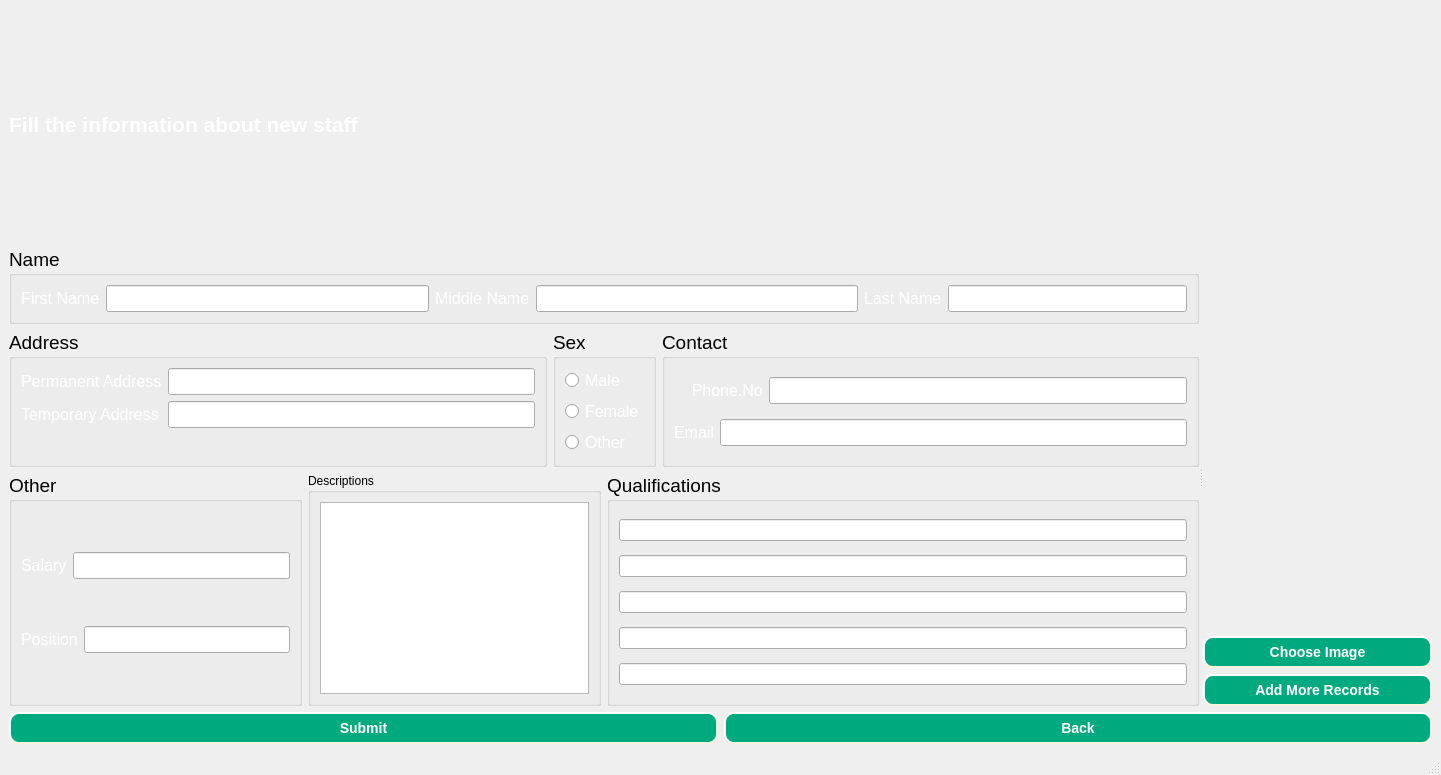
<?xml version="1.0" encoding="UTF-8"?>
<ui version="4.0">
 <class>addStaff</class>
 <widget class="QMainWindow" name="addStaff">
  <property name="geometry">
   <rect>
    <x>0</x>
    <y>0</y>
    <width>1441</width>
    <height>775</height>
   </rect>
  </property>
  <property name="windowTitle">
   <string>MainWindow</string>
  </property>
  <property name="windowIcon">
   <iconset resource="resources.qrc">
    <normaloff>:/new/images/icons/logoicon.ico</normaloff>:/new/images/icons/logoicon.ico</iconset>
  </property>
  <property name="styleSheet">
   <string notr="true">#centralwidget {background-image: url(:/new/images/Images/background_gradient_blue_02_jpg_max.jpg);
}
QPushButton {
    background-color: rgb(0, 170, 127);
    border-style: outset;
    border-width: 2px;
    border-radius: 10px;
    border-color: beige;
    font: bold 14px;
	color:white;
    min-width: 10em;
    padding: 6px;
}
QPushButton:pressed {
    background-color: rgb(224, 0, 0);
    border-style: inset;
}</string>
  </property>
  <widget class="QWidget" name="centralwidget">
   <layout class="QVBoxLayout" name="verticalLayout_8">
    <item>
     <widget class="QLabel" name="label_7">
      <property name="font">
       <font>
        <pointsize>16</pointsize>
       </font>
      </property>
      <property name="styleSheet">
       <string notr="true">qproperty-alignment: AlignCenter;
color:white;</string>
      </property>
      <property name="text">
       <string>&lt;html&gt;&lt;head/&gt;&lt;body&gt;&lt;p&gt;&lt;span style=&quot; font-weight:600;&quot;&gt;Fill the information about new staff&lt;/span&gt;&lt;/p&gt;&lt;/body&gt;&lt;/html&gt;</string>
      </property>
     </widget>
    </item>
    <item>
     <widget class="QSplitter" name="splitter">
      <property name="orientation">
       <enum>Qt::Horizontal</enum>
      </property>
      <widget class="QWidget" name="layoutWidget">
       <layout class="QVBoxLayout" name="verticalLayout_6">
        <item>
         <widget class="QGroupBox" name="groupBox_2">
          <property name="font">
           <font>
            <pointsize>14</pointsize>
           </font>
          </property>
          <property name="title">
           <string>Name</string>
          </property>
          <layout class="QVBoxLayout" name="verticalLayout_5">
           <item>
            <layout class="QHBoxLayout" name="horizontalLayout_10">
             <item>
              <widget class="QLabel" name="fName">
               <property name="font">
                <font>
                 <pointsize>12</pointsize>
                </font>
               </property>
               <property name="styleSheet">
                <string notr="true">QLabel { color: white; }
QLineEdit { border-radius: 3px; }</string>
               </property>
               <property name="text">
                <string>First Name</string>
               </property>
              </widget>
             </item>
             <item>
              <widget class="QLineEdit" name="Sfrstname">
               <property name="font">
                <font>
                 <pointsize>12</pointsize>
                </font>
               </property>
              </widget>
             </item>
             <item>
              <widget class="QLabel" name="mName">
               <property name="font">
                <font>
                 <pointsize>12</pointsize>
                </font>
               </property>
               <property name="styleSheet">
                <string notr="true">QLabel { color: white; }
QLineEdit { border-radius: 3px; }</string>
               </property>
               <property name="text">
                <string>Middle Name</string>
               </property>
              </widget>
             </item>
             <item>
              <widget class="QLineEdit" name="Smidname">
               <property name="font">
                <font>
                 <pointsize>12</pointsize>
                </font>
               </property>
              </widget>
             </item>
             <item>
              <layout class="QHBoxLayout" name="horizontalLayout_9">
               <item>
                <widget class="QLabel" name="label">
                 <property name="font">
                  <font>
                   <pointsize>12</pointsize>
                  </font>
                 </property>
                 <property name="styleSheet">
                  <string notr="true">QLabel { color: white; }
QLineEdit { border-radius: 3px; }</string>
                 </property>
                 <property name="text">
                  <string>Last Name</string>
                 </property>
                </widget>
               </item>
               <item>
                <widget class="QLineEdit" name="Slastname">
                 <property name="font">
                  <font>
                   <pointsize>12</pointsize>
                  </font>
                 </property>
                 <property name="text">
                  <string/>
                 </property>
                </widget>
               </item>
              </layout>
             </item>
            </layout>
           </item>
          </layout>
         </widget>
        </item>
        <item>
         <layout class="QHBoxLayout" name="horizontalLayout_5">
          <item>
           <widget class="QGroupBox" name="groupBox_3">
            <property name="font">
             <font>
              <pointsize>14</pointsize>
             </font>
            </property>
            <property name="title">
             <string>Address</string>
            </property>
            <layout class="QFormLayout" name="formLayout_2">
             <item row="0" column="0">
              <widget class="QLabel" name="label_2">
               <property name="font">
                <font>
                 <pointsize>12</pointsize>
                </font>
               </property>
               <property name="styleSheet">
                <string notr="true">QLabel { color: white; }
QLineEdit { border-radius: 3px; }</string>
               </property>
               <property name="text">
                <string>Permanent Address</string>
               </property>
              </widget>
             </item>
             <item row="0" column="1">
              <widget class="QLineEdit" name="Spaddress">
               <property name="font">
                <font>
                 <pointsize>12</pointsize>
                </font>
               </property>
              </widget>
             </item>
             <item row="1" column="0">
              <widget class="QLabel" name="label_6">
               <property name="font">
                <font>
                 <pointsize>12</pointsize>
                </font>
               </property>
               <property name="styleSheet">
                <string notr="true">QLabel { color: white; }
QLineEdit { border-radius: 3px; }</string>
               </property>
               <property name="text">
                <string>Temporary Address</string>
               </property>
              </widget>
             </item>
             <item row="1" column="1">
              <widget class="QLineEdit" name="Staddress">
               <property name="font">
                <font>
                 <pointsize>12</pointsize>
                </font>
               </property>
              </widget>
             </item>
            </layout>
           </widget>
          </item>
          <item>
           <widget class="QGroupBox" name="groupBox_4">
            <property name="font">
             <font>
              <pointsize>14</pointsize>
             </font>
            </property>
            <property name="title">
             <string>Sex</string>
            </property>
            <layout class="QFormLayout" name="formLayout_3">
             <item row="0" column="0">
              <widget class="QRadioButton" name="sMale">
               <property name="font">
                <font>
                 <pointsize>12</pointsize>
                </font>
               </property>
               <property name="styleSheet">
                <string notr="true">QRadioButton { color: white; }
QLineEdit { border-radius: 3px; }</string>
               </property>
               <property name="text">
                <string>Male</string>
               </property>
              </widget>
             </item>
             <item row="1" column="0">
              <widget class="QRadioButton" name="sFemale">
               <property name="font">
                <font>
                 <pointsize>12</pointsize>
                </font>
               </property>
               <property name="styleSheet">
                <string notr="true">QRadioButton { color: white; }</string>
               </property>
               <property name="text">
                <string>Female</string>
               </property>
              </widget>
             </item>
             <item row="2" column="0">
              <widget class="QRadioButton" name="sOther">
               <property name="font">
                <font>
                 <pointsize>12</pointsize>
                </font>
               </property>
               <property name="styleSheet">
                <string notr="true">QRadioButton { color: white; }</string>
               </property>
               <property name="text">
                <string>Other</string>
               </property>
              </widget>
             </item>
            </layout>
           </widget>
          </item>
          <item>
           <widget class="QGroupBox" name="groupBox_5">
            <property name="font">
             <font>
              <pointsize>14</pointsize>
             </font>
            </property>
            <property name="title">
             <string>Contact</string>
            </property>
            <layout class="QVBoxLayout" name="verticalLayout_2">
             <item>
              <layout class="QHBoxLayout" name="horizontalLayout">
               <item>
                <widget class="QLabel" name="label_3">
                 <property name="font">
                  <font>
                   <pointsize>12</pointsize>
                  </font>
                 </property>
                 <property name="styleSheet">
                  <string notr="true">QLabel { color: white; }
QLineEdit { border-radius: 3px; }</string>
                 </property>
                 <property name="text">
                  <string>    Phone.No</string>
                 </property>
                </widget>
               </item>
               <item>
                <widget class="QLineEdit" name="Sphone">
                 <property name="font">
                  <font>
                   <pointsize>12</pointsize>
                  </font>
                 </property>
                </widget>
               </item>
              </layout>
             </item>
             <item>
              <layout class="QHBoxLayout" name="horizontalLayout_2">
               <item>
                <widget class="QLabel" name="label_4">
                 <property name="font">
                  <font>
                   <pointsize>12</pointsize>
                  </font>
                 </property>
                 <property name="styleSheet">
                  <string notr="true">QLabel { color: white; }
QLineEdit { border-radius: 3px; }</string>
                 </property>
                 <property name="text">
                  <string>Email</string>
                 </property>
                </widget>
               </item>
               <item>
                <widget class="QLineEdit" name="Semail">
                 <property name="font">
                  <font>
                   <pointsize>12</pointsize>
                  </font>
                 </property>
                </widget>
               </item>
              </layout>
             </item>
            </layout>
           </widget>
          </item>
         </layout>
        </item>
        <item>
         <layout class="QHBoxLayout" name="horizontalLayout_8">
          <item>
           <layout class="QHBoxLayout" name="horizontalLayout_7">
            <item>
             <widget class="QGroupBox" name="groupBox">
              <property name="font">
               <font>
                <pointsize>14</pointsize>
               </font>
              </property>
              <property name="title">
               <string>Other</string>
              </property>
              <layout class="QVBoxLayout" name="verticalLayout">
               <item>
                <layout class="QHBoxLayout" name="horizontalLayout_6">
                 <item>
                  <widget class="QLabel" name="label_5">
                   <property name="font">
                    <font>
                     <pointsize>12</pointsize>
                    </font>
                   </property>
                   <property name="styleSheet">
                    <string notr="true">QLabel { color: white; }
QLineEdit { border-radius: 3px; }</string>
                   </property>
                   <property name="text">
                    <string>Salary</string>
                   </property>
                  </widget>
                 </item>
                 <item>
                  <widget class="QLineEdit" name="Ssalary">
                   <property name="font">
                    <font>
                     <pointsize>12</pointsize>
                    </font>
                   </property>
                  </widget>
                 </item>
                </layout>
               </item>
               <item>
                <layout class="QHBoxLayout" name="horizontalLayout_3">
                 <item>
                  <widget class="QLabel" name="label_8">
                   <property name="font">
                    <font>
                     <pointsize>12</pointsize>
                    </font>
                   </property>
                   <property name="styleSheet">
                    <string notr="true">QLabel { color: white; }
QLineEdit { border-radius: 3px; }</string>
                   </property>
                   <property name="text">
                    <string>Position</string>
                   </property>
                  </widget>
                 </item>
                 <item>
                  <widget class="QLineEdit" name="Sposition">
                   <property name="font">
                    <font>
                     <pointsize>12</pointsize>
                    </font>
                   </property>
                  </widget>
                 </item>
                </layout>
               </item>
              </layout>
             </widget>
            </item>
            <item>
             <widget class="QGroupBox" name="groupBox_6">
              <property name="styleSheet">
               <string notr="true">font: 14pt &quot;MS Shell Dlg 2&quot;;</string>
              </property>
              <property name="title">
               <string>Descriptions</string>
              </property>
              <layout class="QVBoxLayout" name="verticalLayout_3">
               <item>
                <widget class="QTextEdit" name="StaffDescription"/>
               </item>
              </layout>
             </widget>
            </item>
           </layout>
          </item>
          <item>
           <widget class="QGroupBox" name="groupBox_7">
            <property name="font">
             <font>
              <pointsize>14</pointsize>
             </font>
            </property>
            <property name="title">
             <string>Qualifications</string>
            </property>
            <layout class="QVBoxLayout" name="verticalLayout_4">
             <item>
              <widget class="QLineEdit" name="Qualification1"/>
             </item>
             <item>
              <widget class="QLineEdit" name="Qualification2"/>
             </item>
             <item>
              <widget class="QLineEdit" name="Qualification3"/>
             </item>
             <item>
              <widget class="QLineEdit" name="Qualification4"/>
             </item>
             <item>
              <widget class="QLineEdit" name="Qualification5"/>
             </item>
            </layout>
           </widget>
          </item>
         </layout>
        </item>
       </layout>
      </widget>
      <widget class="QWidget" name="layoutWidget">
       <layout class="QVBoxLayout" name="verticalLayout_7">
        <item>
         <layout class="QGridLayout" name="gridLayout">
          <item row="0" column="0">
           <widget class="QLabel" name="pic">
            <property name="text">
             <string/>
            </property>
            <property name="pixmap">
             <pixmap resource="resources.qrc">:/img/na.jpg</pixmap>
            </property>
            <property name="scaledContents">
             <bool>true</bool>
            </property>
           </widget>
          </item>
          <item row="1" column="0">
           <widget class="QPushButton" name="chooseImage">
            <property name="text">
             <string>Choose Image</string>
            </property>
           </widget>
          </item>
         </layout>
        </item>
        <item>
         <widget class="QPushButton" name="addmore">
          <property name="text">
           <string>Add More Records</string>
          </property>
         </widget>
        </item>
       </layout>
      </widget>
     </widget>
    </item>
    <item>
     <layout class="QHBoxLayout" name="horizontalLayout_4">
      <item>
       <widget class="QPushButton" name="sFormSubmit">
        <property name="styleSheet">
         <string notr="true"/>
        </property>
        <property name="text">
         <string>Submit</string>
        </property>
       </widget>
      </item>
      <item>
       <widget class="QPushButton" name="back">
        <property name="text">
         <string>Back</string>
        </property>
       </widget>
      </item>
     </layout>
    </item>
   </layout>
  </widget>
  <widget class="QStatusBar" name="statusbar"/>
 </widget>
 <resources>
  <include location="resources.qrc"/>
 </resources>
 <connections/>
</ui>
